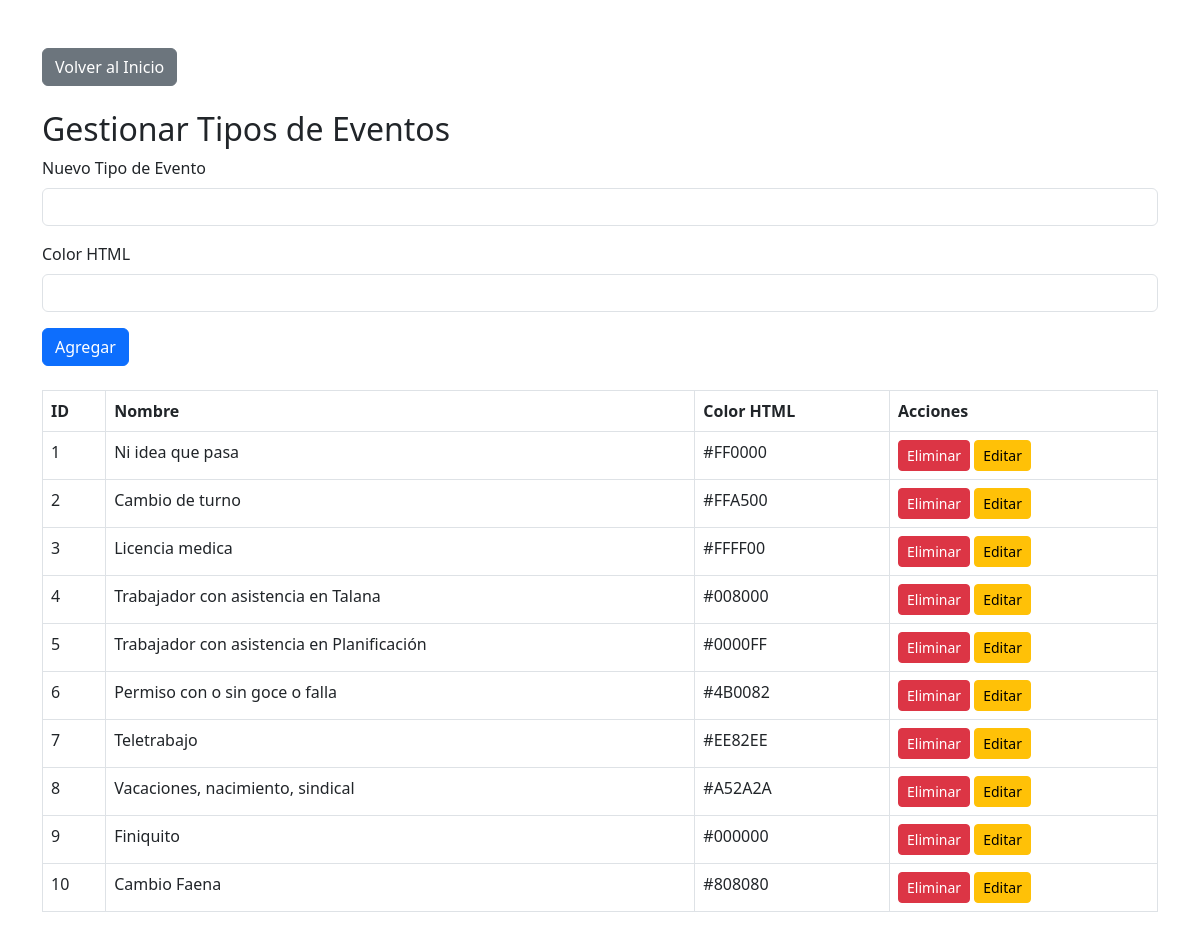
Page /views/event_types.php on the committed database.
### tables this page shows
CREATE TABLE IF NOT EXISTS event_types (
    id INT AUTO_INCREMENT PRIMARY KEY,
    nombre VARCHAR(100) NOT NULL,
    color_html VARCHAR(7) NOT NULL,
    created_at TIMESTAMP DEFAULT CURRENT_TIMESTAMP
);

### views/event_types.php (the view, shortened to what this page needs)
<?php
$servername = "localhost";
$username = "root";
$password = "root";
$dbname = "inputs_db";
$conn = new mysqli($servername, $username, $password, $dbname);
$event_types = [];
$result = $conn->query("SELECT * FROM event_types");
if ($result->num_rows > 0) {
    while ($row = $result->fetch_assoc()) {
        $event_types[] = $row;
    }
}
function escape($string) {
    return htmlspecialchars($string ?? '', ENT_QUOTES, 'UTF-8');
}
?>
<!DOCTYPE html>
<html lang="es">
<head>
    <link rel="stylesheet" href="https://cdnjs.cloudflare.com/ajax/libs/bootstrap/5.3.0/css/bootstrap.min.css">
</head>
<body>
    <div class="container mt-5">
        <a href="../index.php" class="btn btn-secondary mb-4">Volver al Inicio</a>
        <h2>Gestionar Tipos de Eventos</h2>
        <form action="" method="post" class="mb-4">
            <div class="mb-3">
                <label for="event_type" class="form-label">Nuevo Tipo de Evento</label>
                <input type="text" class="form-control" id="event_type" name="event_type" required>
            </div>
            <div class="mb-3">
                <label for="color_html" class="form-label">Color HTML</label>
                <input type="text" class="form-control" id="color_html" name="color_html" required>
            </div>
            <button type="submit" class="btn btn-primary">Agregar</button>
        </form>
        <table class="table table-bordered">
            <thead>
                <tr>
                    <th>ID</th>
                    <th>Nombre</th>
                    <th>Color HTML</th>
                    <th>Acciones</th>
                </tr>
            </thead>
            <tbody>
                <?php foreach ($event_types as $type): ?>
                    <tr>
                        <td><?php echo escape($type['id'] ?? ''); ?></td>
                        <td><?php echo escape($type['nombre'] ?? ''); ?></td>
                        <td><?php echo escape($type['color_html'] ?? ''); ?></td>
                        <td>
                            <form action="" method="post" style="display:inline-block;">
                                <button type="submit" class="btn btn-danger btn-sm">Eliminar</button>
                            </form>
                            <button class="btn btn-warning btn-sm" onclick="editEventType(<?php echo escape($type['id'] ?? ''); ?>, '<?php echo escape($type['nombre'] ?? ''); ?>', '<?php echo escape($type['color_html'] ?? ''); ?>')">Editar</button>
                        </td>
                    </tr>
                <?php endforeach; ?>
            </tbody>
        </table>
    </div>
</body>
</html>

### rows in the picture
event_types: id "1", nombre "Ni idea que pasa", color_html "#FF0000"
event_types: id "2", nombre "Cambio de turno", color_html "#FFA500"
event_types: id "3", nombre "Licencia medica", color_html "#FFFF00"
event_types: id "4", nombre "Trabajador con asistencia en Talana", color_html "#008000"
event_types: id "5", nombre "Trabajador con asistencia en Planificación", color_html "#0000FF"
event_types: id "6", nombre "Permiso con o sin goce o falla", color_html "#4B0082"
event_types: id "7", nombre "Teletrabajo", color_html "#EE82EE"
event_types: id "8", nombre "Vacaciones, nacimiento, sindical", color_html "#A52A2A"
event_types: id "9", nombre "Finiquito", color_html "#000000"
event_types: id "10", nombre "Cambio Faena", color_html "#808080"
